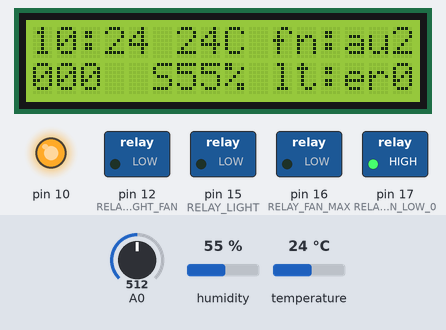
This sketch was run on a simulated Arduino Uno, built with avr-gcc and run on an emulated ATmega328P. Parts: 16×2 character LCD, switched loads named in the sketch (green lamp = pin HIGH), output pins drawn as LEDs (lit = HIGH). Dashed ring = blinking. The inputs (shaded band) are chosen by the test bench; at power-on: A0 = 512, temperature 24 °C, humidity 55 %. The local clock reads 2024-03-15 10:24:30 at power-on unless the sketch sets it; EEPROM starts erased; what the sketch prints to the serial monitor is not drawn.

Above: at 2.0 s.
At 2.8 s:
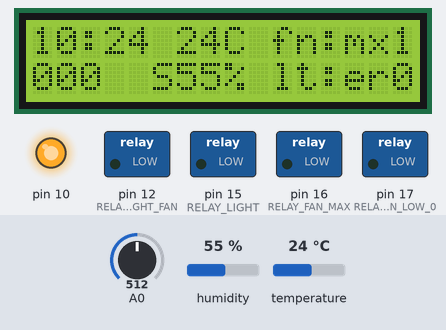
2.9 s: A0 set to 406
5.9 s: A0 set to 391
At 6.8 s:
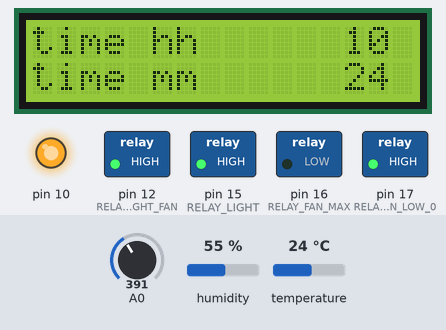
8.4 s: A0 set to 582
At 9.0 s:
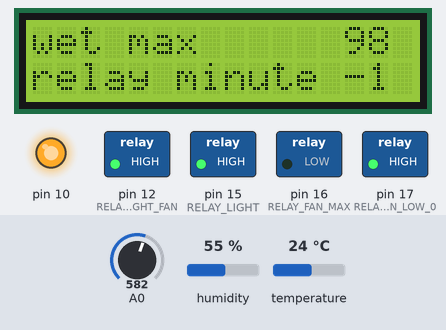
9.9 s: A0 set to 609
At 12.7 s:
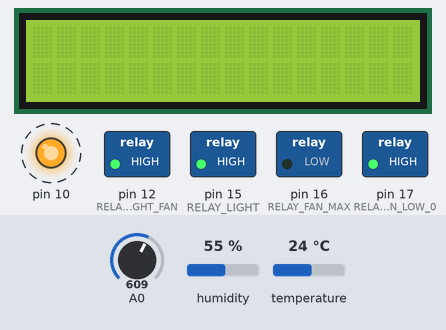
14.4 s: temperature set to 1.1 °C
16.1 s: temperature set to 0.8 °C
At 19.6 s:
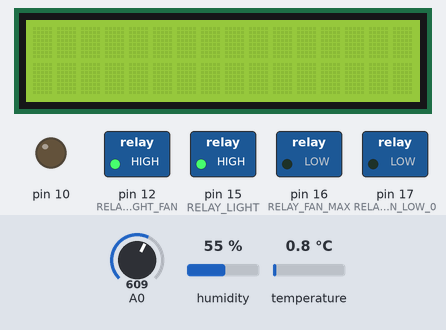
Timing chart, 0 to 23.1 s (numbered marks = the images above; inputs shaded):
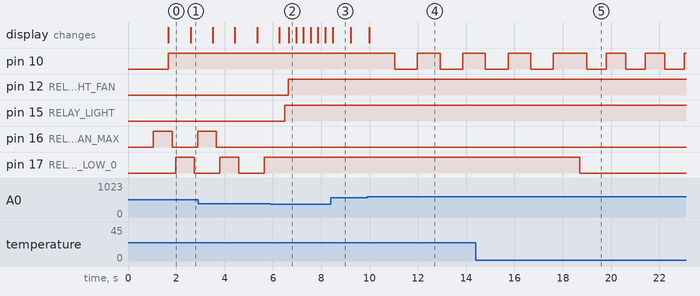

Measured:
- the behaviour switches between 400 and 399 on A0 (found by bisection; images 1 and 2)
- the behaviour switches between 599 and 600 on A0 (found by bisection; images 3 and 4)
- the behaviour switches between 1 and 0.9 °C on temperature (found by bisection; images 4 and 5)
- after the input at 5.9 s, pin 12 (RELAY_LIGHT_FAN): LOW → HIGH after 0.74 s; pin 15 (RELAY_LIGHT): LOW → HIGH after 0.59 s
- after the input at 9.9 s, pin 10: alternates HIGH for 0.94 s and LOW for 0.93 s, starting after 1.1 s; the display: changes after 0.08 s (image 4)
- after the input at 16.1 s, pin 17 (RELAY_FAN_LOW_0): HIGH → LOW after 2.6 s
- what the display in image 0 shows lasts 0.9 s, from 1.7 s to 2.6 s

The sketch:

fanLightControl_v2.0_fixed_error_mins.ino
```cpp
#include "ft_main.h"

void setup()
{
  pinMode(RELAY_LIGHT, OUTPUT);
  pinMode(RELAY_FAN_MAX, OUTPUT);
  pinMode(RELAY_FAN_LOW_0, OUTPUT);
  pinMode(RELAY_LIGHT_FAN, OUTPUT);
  display_initialize();
  first_run();

  time.begin();
  delay(500);
  Serial.begin(9600);
  dht.begin();
  time_sync();                      //загрузить время
  load_settings();                    // загрузка данных
  //time.settime(0,51,21,27,10,15,2);
  //0  сек, 51 мин, 21 час, 27 числа, 10 месяца, 2015 года, 2 день нед - вт
  display_state = 1;
  sensor_timer_tick(1);
  forced_fan_timer_tick(1);
  forced_light_timer_tick(1);
  forced_relay_timer_tick_fan_light(1, 1);
  time_sync();
  error_wet_flag = 0;
}

void loop()
{
  while (true)
  {
    button = getPressedButton();
    display_switch(1);
    if (millis() - tmr >= 300)
    {
      tmr = millis();
      i = button_handler(i);
      if ((button == BUTTON_RIGHT) || (button == BUTTON_LEFT))
      {
        button_flag = 1;
        time_save_on_button();              //загрузка времени в модуль
      }
      val[i] = scroller(val[i], max_scroller[i]);
      i_j_scroller();
      if (button)
        button_flag_on_start = 1;
      if (button_flag_on_start && display_state == 1)
        menu_print();
    }

    sensor_timer_tick(0);
    forced_fan_timer_tick(0);
    forced_light_timer_tick(0);
    forced_relay_timer_tick_fan_light(0, 0);
    if (button_flag)
    {
      forced_fan_timer_tick(1);
      forced_light_timer_tick(1);
      forced_relay_timer_tick_fan_light(1, 1);
    }
    timer_time_sync();
    save_on_timer();
    if (button_flag_on_start && display_state == 1)
      menu_print();
    val[WET_STAT_MENU] = wet_stat;
    val[TEMP_STAT_MENU] = temp_stat;
    display_switch(0);
    button_flag = 0;
  }
}

void time_save_on_button()
{
  if ((button == BUTTON_RIGHT) || (button == BUTTON_LEFT)
  && (i == TIME_HH || i == TIME_MM))
  {
    time.settime(0,val[TIME_MM],val[TIME_HH],27,10,15,2);
  }
}

void time_sync()
{
    val[TIME_HH] = atoi(time.gettime("H"));
    val[TIME_MM] = atoi(time.gettime("i"));
    if (atoi(time.gettime("y")) == 0)
    {
      error_time_flag = 1;
    }
    Serial.println(time.gettime("d-m-Y, H:i:s, D")); // выводим время
}

void timer_time_sync()
{
  if (millis() - tmr_time_sync >= TIME_SYNC_TIMER)
  {
    tmr_time_sync = millis();
    time_sync();
  }
}

int is_day_light()
{
  if(is_in_range_time(val[LIGHT_ON_AT_HH], val[LIGHT_ON_AT_MM],
  val[LIGHT_OFF_AT_HH], val[LIGHT_OFF_AT_MM]))
    return (1);
  else
    return (0);
}

int is_silent_mode()
{
  if(is_in_range_time(val[NIGHT_HH], val[NIGHT_HH],
  val[MORNING_HH], val[MORNING_MM]))
    return (1);
  else
    return (0);
}

int is_in_range_time(int start_hh, int start_mm, int finish_hh, int finish_mm)
{
  int all_minutes;
  int start_minutes;
  int finish_minutes;
  all_minutes = val[TIME_HH] * 60 + val[TIME_MM];
  start_minutes = start_hh * 60 + start_mm;
  finish_minutes = finish_hh * 60 + finish_mm;

  if (start_minutes < finish_minutes)
  {
    if (all_minutes > start_minutes && all_minutes < finish_minutes)
      return (1);
    else
      return (0);
  }
  else
  {
    if (((all_minutes < (23 * 60 + 59)) && (all_minutes > start_minutes))
      ||  (all_minutes < finish_minutes))
      return (1);
    else
      return (0);
  }

}

void forced_relay_timer_tick_fan_light(int fan_forced, int light_forced)
{
  if  (fan_forced)
    relay_fan_run();
  if  (light_forced)
    relay_light_run();
  if ((fan_status != last_fan_status) || (last_light_status != light_status))
  {
    if ((millis() - tmr_relay_switch_fan >= RELAY_TMR_DELAY)  && (fan_status != last_fan_status))  //|| (fan_forced))
    {
      tmr_relay_switch_fan = millis();
      relay_fan_run();
    }
  }

  if ((millis() - tmr_relay_switch_light >= RELAY_TMR_DELAY) && (last_light_status != light_status)) //|| (light_forced))
  {
    tmr_relay_switch_light = millis();
    relay_light_run();
  }
  //last_fan_status = fan_status;
  //last_light_status = light_status;
}

void relay_light_run()
{
  if (light_status == STATE_LIGHT_OFF)
  {
    delay(RELAY_DELAY);
    digitalWrite(RELAY_LIGHT, LOW);
    delay(RELAY_DELAY);
    digitalWrite(RELAY_LIGHT_FAN, LOW);
    delay(RELAY_DELAY);
    relay_on_light = 0;
    relay_on_light_fan = 0;
    last_light_status = light_status;
  }
  else if (light_status == STATE_LIGHT_ON)
  {
    delay(RELAY_DELAY);
    digitalWrite(RELAY_LIGHT, HIGH);
    delay(RELAY_DELAY);
    digitalWrite(RELAY_LIGHT_FAN, HIGH);
    //delay(RELAY_DELAY);
    relay_on_light = 1;
    relay_on_light_fan = 1;
    last_light_status = light_status;
  }
}

void relay_fan_run()
{
  if (fan_status == 0)
  {
    delay(RELAY_DELAY);
    digitalWrite(RELAY_FAN_LOW_0, LOW);
    //digitalWrite(RELAY_FAN_LOW_1, LOW);
    delay(RELAY_DELAY);
    digitalWrite(RELAY_FAN_MAX, LOW);
    delay(RELAY_DELAY);
    relay_on_fan_max = 0;
    relay_on_fan_low_0 = 0;
    //relay_on_fan_low_1 = 0;
    last_fan_status = fan_status;
  }
  else if (fan_status == 1)
  {
    delay(RELAY_DELAY);
    digitalWrite(RELAY_FAN_MAX, LOW);
    delay(RELAY_DELAY);
    digitalWrite(RELAY_FAN_LOW_0, HIGH);
    delay(RELAY_DELAY);
    //digitalWrite(RELAY_FAN_LOW_1, HIGH);
    relay_on_fan_max = 0;
    relay_on_fan_low_0 = 1;
    //relay_on_fan_low_1 = 1;
    last_fan_status = fan_status;
  }
  else if (fan_status == 2)
  {
    delay(RELAY_DELAY);
    digitalWrite(RELAY_FAN_LOW_0, LOW);
    //digitalWrite(RELAY_FAN_LOW_1, LOW);
    delay(RELAY_DELAY);
    digitalWrite(RELAY_FAN_MAX, HIGH);
    delay(RELAY_DELAY);
    relay_on_fan_max = 1;
    relay_on_fan_low_0 = 0;
    //relay_on_fan_low_1 = 0;
    last_fan_status = fan_status;
  }
}

void forced_light_timer_tick(int forced)
{
  if (forced)
    light_timer_run();
  if ((millis() - tmr_light_switch >= value_light) || (forced == 1))
  {
    tmr_light_switch = millis();
    light_timer_run();
  }
}

void light_timer_run()
{
  stats_read(filt_wet, filt_temp);
  if (val[LIGHT_STATE] == STATE_LIGHT_OFF)
    light_status = STATE_LIGHT_OFF;
  else if (val[LIGHT_STATE] == STATE_LIGHT_ON)
    light_status = STATE_LIGHT_ON;
  else if (val[LIGHT_STATE] == STATE_LIGHT_AUTO)
    light_status = is_day_light();
}

void forced_fan_timer_tick(int forced)
{
  uint32_t fftt_delay;
  if (forced)
    fan_timer_run();
  fftt_delay = 60000 * val[RELAY_MINUTE];
  if (millis() - tmr_fan_switch >= (fftt_delay))
  {
    tmr_fan_switch = millis();
    fan_timer_run();
  }
}

void fan_timer_run()
{
  stats_read(filt_wet, filt_temp);
  // код на переключение
  fan_status = max(wet_stat, temp_stat);
  if (val[FAN_STATE] == STATE_FAN_OFF)
    fan_status = STATE_FAN_OFF;
  else if (val[FAN_STATE] == STATE_FAN_LOW)
    fan_status = STATE_FAN_LOW;
  else if (val[FAN_STATE] == STATE_FAN_MAX)
    fan_status = STATE_FAN_MAX;
  else
  {
    fan_status = max(wet_stat, temp_stat);
    if (is_silent_mode() == 1)
      fan_status = constrain(fan_status, 0, STATE_FAN_LOW);
  }
}

void sensor_timer_tick(int forced)
{
  float t;
  float h;
  if ((millis() - tmr_sensor >= SENSOR_TIMER) || forced)
  {

    tmr_sensor = millis();
    // опрос датчика
    t = dht.readTemperature();
    h = dht.readHumidity();
    if (isnan(h) || isnan(t))
    {
      Serial.println("Не удается считать показания");
      error_wet_flag = 1;
      error_sec++;
    }
    else
    {
      temp = t;
      wet = h;
      Serial.print(h);
      Serial.print(" %\t");
      Serial.print("Температура: ");
      Serial.print(t);
      Serial.print(" *C \t\t\t");
      Serial.println(time.gettime("d-m-Y, H:i:s, D")); // выводим время
      error_wet_flag = 0;
      error_sec = 0;
    }
    filt_wet = expRunningAverageAdaptive(wet);
    filt_temp = expRunningAverageAdaptive(temp);
  }
}


float expRunningAverageAdaptive(float newVal)
{
  if (true)
  {
    return (newVal);
  }
  else
  {
    static float filVal = 0;
    float k;
    // резкость фильтра зависит от модуля разности значений
    if (abs(newVal - filVal) > 1.5) k = 0.9;
    else k = 0.03;

    filVal += (newVal - filVal) * k;
    return filVal;
  }
}

void stats_read(int wet1, int temp1)
{
  if (wet1 <= val[WET_MIN])
    wet_stat = 0;
  else if (wet1 <= val[WET_MID])
    wet_stat = 1;
  else
    wet_stat = 2;

  if (temp1 <= val[TEMP_MIN])
    temp_stat = 0;
  else if (temp1 <= val[TEMP_MID])
    temp_stat = 1;
  else
    temp_stat = 2;
}

void menu_print()
{
  if (i == 0)
  {
    print_first_line(0, i, string0, buf0);
    print_second_line(1, j, string0, buf0);
  }
  else if (i == menuItems - 1)
  {
    print_first_line(1, i, string0, buf0);
    print_normal_string(0, i, string0, buf0);
  }
  else if (i == 1)
  {
    print_second_line(0, j, string0, buf0);
    print_normal_string(1, j, string0, buf0);
  }
  else
  {
    print_normal_string(0, i, string0, buf0);
    print_normal_string(1, j, string0, buf0);
  }
}

void print_first_line(int column, int val_list, char *string, char *buf)
{
  //char  colon [2] =  {":"};
  char  text_auto [3] =  {"au"};
  char  text_low [3] =  {"lo"};
  char  text_max [3] =  {"mx"};
  char  text_off [3] =  {"of"};
  char  text_error [3] =  {"er"};

  strcpy(string, names[val_list]);

  itoa(val[TIME_HH], buf, 10);
  if (val[TIME_HH] / 10 == 0)
    {
      strcpy(&string[1], buf);
      string[0] = '0';
    }
  else
    strcpy(&string[0], buf);
  if (error_time_flag == 0)
    string[2] = ':';
  else
    string[2] = ' ';

  itoa(val[TIME_MM], buf, 10);
  if (val[TIME_MM] / 10 == 0)
  {
    strcpy(&string[4], buf);
    string[3] = '0';
  }
  else
    strcpy(&string[3], buf);

  //strlcat(&string[2], colon, 1);

  string[5] = ' ';
  itoa(temp, buf, 10);
  if (temp >= 100)
    temp = 99;
  if (temp < 10)
  {
    strcpy(&string[7], buf);
    string[6] = '0';
  }
  else
    strcpy(&string[6], buf);

  string[8] = 'C';
  string[9] = ' ';
  string[10] = 'f';
  string[11] = 'n';
  string[12] = ':';

  switch (val[FAN_STATE])
  {
    case STATE_FAN_OFF:
      strcpy(&string[13], text_off);
      break;
    case STATE_FAN_LOW:
      strcpy(&string[13], text_low);
      break;
    case STATE_FAN_MAX:
      strcpy(&string[13], text_max);
      break;
    case STATE_FAN_AUTO:
      strcpy(&string[13], text_auto);
      break;
    default:
      strcpy(&string[13], text_error);
      break;
  }
  string[15] = ' ';
  itoa(fan_status, buf, 10);
  strcpy(&string[15], buf);
  //fan_status
  lcd.setCursor(0, column);
  lcd.print(string);
}

void print_second_line(int column, int val_list, char *string, char *buf)
{
  char  colon [2] =  {":"};
  char  text_off [3] =  {"of"};
  char  text_on [3] =  {"on"};
  char  text_auto [3] =  {"au"};
  char  text_error [3] =  {"er"};

  strcpy(string, names[val_list]);
  string[0] = ' ';
  string[1] = ' ';
  string[2] = ' ';
  string[3] = ' ';
  string[4] = ' ';
  string[5] = ' ';
  itoa(wet, buf, 10);
  if (wet >= 100)
    wet = 99;
  if (wet < 10)
  {
    strcpy(&string[7], buf);
    string[6] = '0';
  }
  else
    strcpy(&string[6], buf);

  string[8] = '%';
  string[9] = ' ';
  string[10] = 'l';
  string[11] = 't';
  string[12] = ':';

  switch (val[LIGHT_STATE])
  {
    case STATE_LIGHT_OFF:
      strcpy(&string[13], text_off);
      break;
    case STATE_LIGHT_ON:
      strcpy(&string[13], text_on);
      break;
    case STATE_LIGHT_AUTO:
      strcpy(&string[13], text_auto);
      break;
    default:
      strcpy(&string[13], text_error);
      break;
  }
  string[15] = ' ';
  itoa(light_status, buf, 10);
  strcpy(&string[15], buf);
//  if (relay_on_light == 1)
//    string[0] = 'L';
//  if (relay_on_fan_max == 1)
//    string[1] = 'M';
//  if (relay_on_fan_low_0 == 1)
//    string[2] = 'm';
//  if (relay_on_light_fan == 1)
//    string[3] = 'l';
  if (error_wet_flag == 1)
    string[4] = 'E';
  if (is_silent_mode() == 1)
    string[5] = 'S';

  error_min = error_sec / 60;
  if (error_min > 999)
    error_min = 999;
  itoa(error_min, buf, 10);
  strcpy(&string[0], buf);

  if (error_min / 100 == 0)
    {
      strcpy(&string[1], buf);
      string[0] = '0';
    }

  if (error_min / 10 == 0)
    {
      strcpy(&string[2], buf);
      string[0] = '0';
      string[1] = '0';
    }

  string[3] = ' ';
  if (error_wet_flag == 1)
    string[3] = 'E';
  if (error_wet_flag == 1)
    string[4] = 'E';

  lcd.setCursor(0, column);
  lcd.print(string);
}

void i_j_scroller()
{
  j = i + 1;
  i = scroller(i, menuItems - 1);
  j = scroller(j, menuItems - 1);
}

void display_initialize()
{
  lcd.begin(16, 2); //Инициализируем дисплей: 2 строки по 16 символов
  lcd.setCursor(0, 0);
  lcd.print("started                ");  //Выводи надпись
  lcd.setCursor(0, 1);
  lcd.print("press any key                ");  //Выводи надпись
  pinMode (10, OUTPUT);
  lcd.setCursor(0, 0);
}

void display_wait()
{
  lcd.setCursor(12, 0);
  lcd.print("WAIT");  //Выводи надпись

  //lcd.setCursor(0, 1);
  //lcd.print("BE PATIENT                ");  //Выводи надпись
  //pinMode (10, OUTPUT);
}

void load_settings()
{
  int counter;

  counter = 0;
  while (counter < menuItems)
  {
    if (!((counter == TIME_HH) || (counter == TIME_MM))) //загрузка кроме времени
    {
      EEPROM.get(counter, val);
    }
    counter++;
  }
}

void first_run()
{
  int counter;

  counter = 0;
  if (EEPROM.read(INIT_ADDR) != INIT_KEY)
  { // первый запуск
    EEPROM.write(INIT_ADDR, INIT_KEY);    // записали ключ
    while (counter < menuItems)
    {
    if ((counter != TIME_HH) || (counter != TIME_MM))
      {
        EEPROM.put(counter, initial_value[counter]);
        counter++;
      }
    }
  }
}

void display_switch(int val)
{
  if (display_state % 2 == 1)
    {
      digitalWrite(10, 1);
      display_state = 1;
    }
   else
   {
      digitalWrite(10, 0);
      lcd.clear();
    }
}

void save_on_timer()
{
  if (millis() - tmr3 >= SAVE_TIMER_MSEC)
    {
      tmr3 = millis();
      save_changes();
    }
}

int button_handler(int i)
{
  if (button == BUTTON_DOWN)
  {
    i++;
    i_j_scroller();
    val[i] = scroller(val[i], max_scroller[i]);
  }
  if (button == BUTTON_UP)
  {
    i--;
    i_j_scroller();
    val[i] = scroller(val[i], max_scroller[i]);
  }
  if (button == BUTTON_RIGHT) val[i]++;
  if (button == BUTTON_LEFT) val[i]--;
  if (button != BUTTON_NONE) lcd.clear();
  if (button == BUTTON_SELECT)
  {
    save_changes();
    display_state++;
  }

  return (i);
}

void time_ticker()
{
  if (millis() - tmr2 >= MINUTE_IS)
    {
      tmr2 = millis();
      val[TIME_MM]++;
      val[TIME_MM] = scroller(val[TIME_MM], 59);
      if (val[TIME_MM] == 0)
      {
        val[TIME_HH]++;
        val[TIME_HH] = scroller(val[TIME_HH], 23);
      }
    }
}

void save_changes()
{
  int count;
  count = 0;
  while (count < menuItems)
  {
    if ((count != TIME_HH) || (count != TIME_MM))   //сохранение кроме времени
    {
      val[count] = constrain(val[count], 0, 255); // ограничили
      EEPROM.put(count, val);           // записали
      count++;
    }
  }
}

void print_normal_string(int column, int val_list, char *string, char *buf)
{
  strcpy(string, names[val_list]);
  itoa(val[val_list], buf, 10);
  strcpy(&string[13], buf);
  strlcat(string, empty_line, 18);
  lcd.setCursor(0, column);
  lcd.print(string);
}

int scroller(int i, int range)
{
  if (i > range)
    i = 0;
  if (i < 0)
    i = range;
  return (i);
}


int getPressedButton() //инициализация переменной
{
  int buttonValue = analogRead(0); // считываем значения с аналогового входа
  if (buttonValue < 100) { //если при нажатии кнопки значение меньше 100
    return BUTTON_RIGHT;   // выводим значение BUTTON_RIGHT
  }
  else if (buttonValue < 200) { //если при нажатии кнопки значение меньше 200
    return BUTTON_UP; // выводим значение BUTTON_UP
  }
  else if (buttonValue < 400) { //если при нажатии кнопки значение меньше 400
    return BUTTON_DOWN; // выводим значение BUTTON_DOWN
  }
  else if (buttonValue < 600) { //если при нажатии кнопки значение меньше 600
    return BUTTON_LEFT; // выводим значение BUTTON_LEFT
  }
  else if (buttonValue < 800) { //если при нажатии кнопки значение меньше 800
    return BUTTON_SELECT; // выводим значение BUTTON_SELECT
  }
  return BUTTON_NONE; //иначе, выводим значение BUTTON_NONE
}
```

Source omitted: ft_main.h (5680 bytes)
